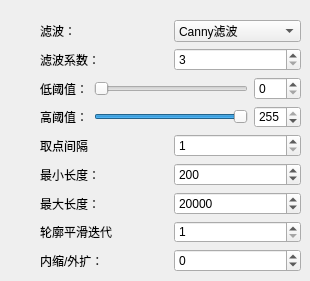
                  <widget class="QWidget" name="page_findContours">
                   <widget class="QWidget" name="layoutWidget">
                    <property name="geometry">
                     <rect>
                      <x>40</x>
                      <y>20</y>
                      <width>261</width>
                      <height>252</height>
                     </rect>
                    </property>
                    <layout class="QVBoxLayout" name="verticalLayout_4">
                     <item>
                      <layout class="QHBoxLayout" name="horizontalLayout_70">
                       <item>
                        <widget class="QLabel" name="label_63">
                         <property name="text">
                          <string>滤波：</string>
                         </property>
                        </widget>
                       </item>
                       <item>
                        <widget class="QComboBox" name="findContours_filter">
                         <item>
                          <property name="text">
                           <string>Canny滤波</string>
                          </property>
                         </item>
                         <item>
                          <property name="text">
                           <string>Sobel滤波</string>
                          </property>
                         </item>
                        </widget>
                       </item>
                      </layout>
                     </item>
                     <item>
                      <layout class="QHBoxLayout" name="horizontalLayout_71">
                       <item>
                        <widget class="QLabel" name="label_64">
                         <property name="text">
                          <string>滤波系数：</string>
                         </property>
                        </widget>
                       </item>
                       <item>
                        <widget class="QSpinBox" name="findContours_filterNum">
                         <property name="minimum">
                          <number>3</number>
                         </property>
                         <property name="singleStep">
                          <number>2</number>
                         </property>
                         <property name="value">
                          <number>3</number>
                         </property>
                        </widget>
                       </item>
                      </layout>
                     </item>
                     <item>
                      <layout class="QHBoxLayout" name="horizontalLayout_72">
                       <item>
                        <widget class="QLabel" name="label_67">
                         <property name="text">
                          <string>低阈值：</string>
                         </property>
                        </widget>
                       </item>
                       <item>
                        <widget class="QSlider" name="findContours_low">
                         <property name="maximum">
                          <number>255</number>
                         </property>
                         <property name="orientation">
                          <enum>Qt::Horizontal</enum>
                         </property>
                        </widget>
                       </item>
                       <item>
                        <widget class="QSpinBox" name="findContours_lowNum">
                         <property name="maximum">
                          <number>255</number>
                         </property>
                        </widget>
                       </item>
                      </layout>
                     </item>
                     <item>
                      <layout class="QHBoxLayout" name="horizontalLayout_73">
                       <item>
                        <widget class="QLabel" name="label_68">
                         <property name="text">
                          <string>高阈值：</string>
                         </property>
                        </widget>
                       </item>
                       <item>
                        <widget class="QSlider" name="findContours_high">
                         <property name="maximum">
                          <number>255</number>
                         </property>
                         <property name="value">
                          <number>255</number>
                         </property>
                         <property name="orientation">
                          <enum>Qt::Horizontal</enum>
                         </property>
                        </widget>
                       </item>
                       <item>
                        <widget class="QSpinBox" name="findContours_highNum">
                         <property name="maximum">
                          <number>255</number>
                         </property>
                         <property name="value">
                          <number>255</number>
                         </property>
                        </widget>
                       </item>
                      </layout>
                     </item>
                     <item>
                      <layout class="QHBoxLayout" name="horizontalLayout_78">
                       <item>
                        <widget class="QLabel" name="label_70">
                         <property name="text">
                          <string>取点间隔</string>
                         </property>
                        </widget>
                       </item>
                       <item>
                        <widget class="QSpinBox" name="findContours_step">
                         <property name="minimum">
                          <number>1</number>
                         </property>
                         <property name="maximum">
                          <number>50</number>
                         </property>
                         <property name="singleStep">
                          <number>1</number>
                         </property>
                         <property name="value">
                          <number>1</number>
                         </property>
                        </widget>
                       </item>
                      </layout>
                     </item>
                     <item>
                      <layout class="QHBoxLayout" name="horizontalLayout_74">
                       <item>
                        <widget class="QLabel" name="label_66">
                         <property name="text">
                          <string>最小长度：</string>
                         </property>
                        </widget>
                       </item>
                       <item>
                        <widget class="QSpinBox" name="findContours_min">
                         <property name="minimum">
                          <number>20</number>
                         </property>
                         <property name="maximum">
                          <number>65536</number>
                         </property>
                         <property name="value">
                          <number>200</number>
                         </property>
                        </widget>
                       </item>
                      </layout>
                     </item>
                     <item>
                      <layout class="QHBoxLayout" name="horizontalLayout_75">
                       <item>
                        <widget class="QLabel" name="label_65">
                         <property name="text">
                          <string>最大长度：</string>
                         </property>
                        </widget>
                       </item>
                       <item>
                        <widget class="QSpinBox" name="findContours_max">
                         <property name="minimum">
                          <number>20</number>
                         </property>
                         <property name="maximum">
                          <number>999999999</number>
                         </property>
                         <property name="value">
                          <number>20000</number>
                         </property>
                        </widget>
                       </item>
                      </layout>
                     </item>
                     <item>
                      <layout class="QHBoxLayout" name="horizontalLayout_79">
                       <item>
                        <widget class="QLabel" name="label_71">
                         <property name="text">
                          <string>轮廓平滑迭代</string>
                         </property>
                        </widget>
                       </item>
                       <item>
                        <widget class="QSpinBox" name="findContours_smooth">
                         <property name="minimum">
                          <number>1</number>
                         </property>
                         <property name="singleStep">
                          <number>1</number>
                         </property>
                         <property name="value">
                          <number>1</number>
                         </property>
                        </widget>
                       </item>
                      </layout>
                     </item>
                     <item>
                      <layout class="QHBoxLayout" name="horizontalLayout_76">
                       <item>
                        <widget class="QLabel" name="label_69">
                         <property name="text">
                          <string>内缩/外扩：</string>
                         </property>
                        </widget>
                       </item>
                       <item>
                        <widget class="QSpinBox" name="findContours_zoom">
                         <property name="minimum">
                          <number>-65536</number>
                         </property>
                         <property name="maximum">
                          <number>65536</number>
                         </property>
                         <property name="value">
                          <number>0</number>
                         </property>
                        </widget>
                       </item>
                      </layout>
                     </item>
                    </layout>
                   </widget>
                  </widget>
